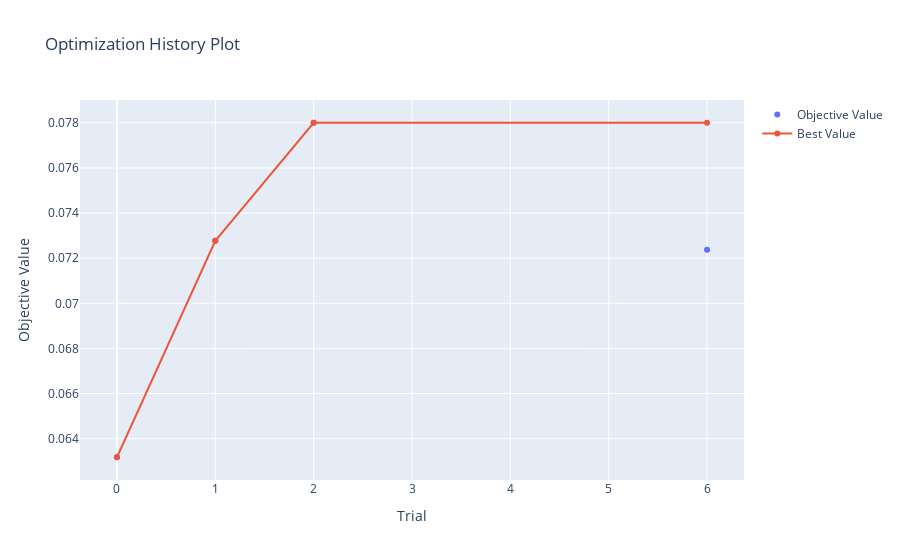

The code cell stored with this chart in its notebook:
### Code cell
optuna.visualization.plot_optimization_history(study)

### Figure 1 — Plotly figure (JSON) as saved in the notebook; plotly's stock layout.template omitted (floating-point values rounded to 4 significant figures)
{"data": [{"mode": "markers", "name": "Objective Value", "type": "scatter", "x": [0, 1, 2, 6], "y": [0.06318, 0.07277, 0.078, 0.07238]}, {"name": "Best Value", "type": "scatter", "x": [0, 1, 2, 6], "y": [0.06318, 0.07277, 0.078, 0.078]}], "layout": {"title": {"text": "Optimization History Plot"}, "xaxis": {"title": {"text": "Trial"}}, "yaxis": {"title": {"text": "Objective Value"}}}}
